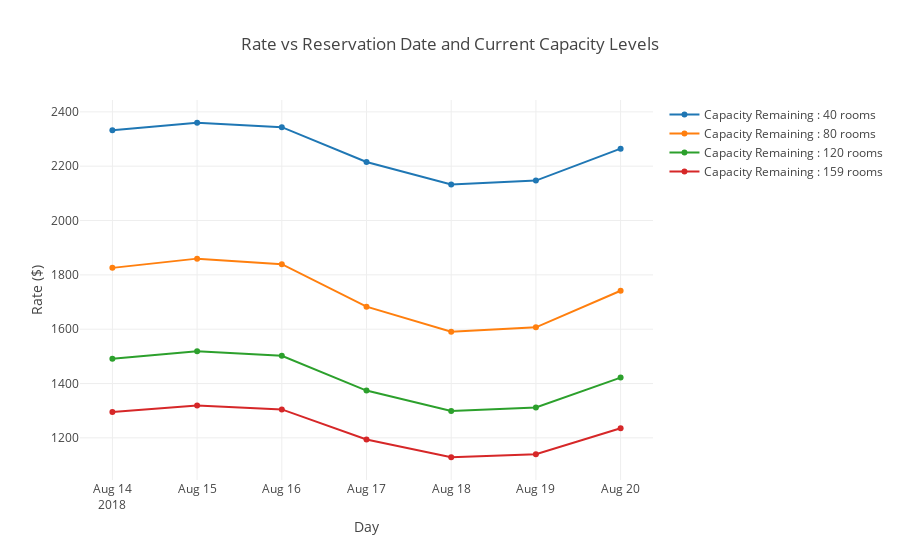

Here is the notebook cell this chart was saved with:
### Code cell
# Plotting the room rate time series.
# Let's focus on a single week cycle.
price_levels = [go.Scatter(x=rate_df.head(7).index,
                           y=rate_df.head(7)['40.0'],
                           name='Capacity Remaining : 40 rooms'),
                go.Scatter(x=rate_df.head(7).index,
                           y=rate_df.head(7)['80.0'],
                           name='Capacity Remaining : 80 rooms'),
                go.Scatter(x=rate_df.head(7).index,
                           y=rate_df.head(7)['120.0'],
                           name='Capacity Remaining : 120 rooms'),
                go.Scatter(x=rate_df.head(7).index,
                           y=rate_df.head(7)['159.0'],
                           name='Capacity Remaining : 159 rooms')]

layout_prices = go.Layout(title='Rate vs Reservation Date and Current Capacity Levels',
                       xaxis={'title':'Day'}, yaxis={'title':'Rate ($)'})

fig = go.Figure(data=price_levels, layout=layout_prices)
iplot(fig, filename='price_levels_ts')

### Figure 1 — Plotly figure (JSON) as saved in the notebook; plotly's stock layout.template omitted (floating-point values rounded to 4 significant figures)
{"data": [{"name": "Capacity Remaining : 40 rooms", "type": "scatter", "uid": "9f5f9c02-4b6b-11e9-9ddc-acde48001122", "x": ["2018-08-14", "2018-08-15", "2018-08-16", "2018-08-17", "2018-08-18", "2018-08-19", "2018-08-20"], "y": [2332.0, 2360.0, 2344.0, 2216.0, 2132.0, 2147.0, 2265.0]}, {"name": "Capacity Remaining : 80 rooms", "type": "scatter", "uid": "9f5f9efa-4b6b-11e9-b34b-acde48001122", "x": ["2018-08-14", "2018-08-15", "2018-08-16", "2018-08-17", "2018-08-18", "2018-08-19", "2018-08-20"], "y": [1826.0, 1860.0, 1839.0, 1683.0, 1591.0, 1607.0, 1741.0]}, {"name": "Capacity Remaining : 120 rooms", "type": "scatter", "uid": "9f5fa0d2-4b6b-11e9-bcea-acde48001122", "x": ["2018-08-14", "2018-08-15", "2018-08-16", "2018-08-17", "2018-08-18", "2018-08-19", "2018-08-20"], "y": [1491.0, 1518.0, 1502.0, 1374.0, 1299.0, 1312.0, 1422.0]}, {"name": "Capacity Remaining : 159 rooms", "type": "scatter", "uid": "9f5fa26c-4b6b-11e9-9aee-acde48001122", "x": ["2018-08-14", "2018-08-15", "2018-08-16", "2018-08-17", "2018-08-18", "2018-08-19", "2018-08-20"], "y": [1295.0, 1319.0, 1305.0, 1194.0, 1129.0, 1140.0, 1235.0]}], "layout": {"title": "Rate vs Reservation Date and Current Capacity Levels", "xaxis": {"title": "Day"}, "yaxis": {"title": "Rate ($)"}}}
